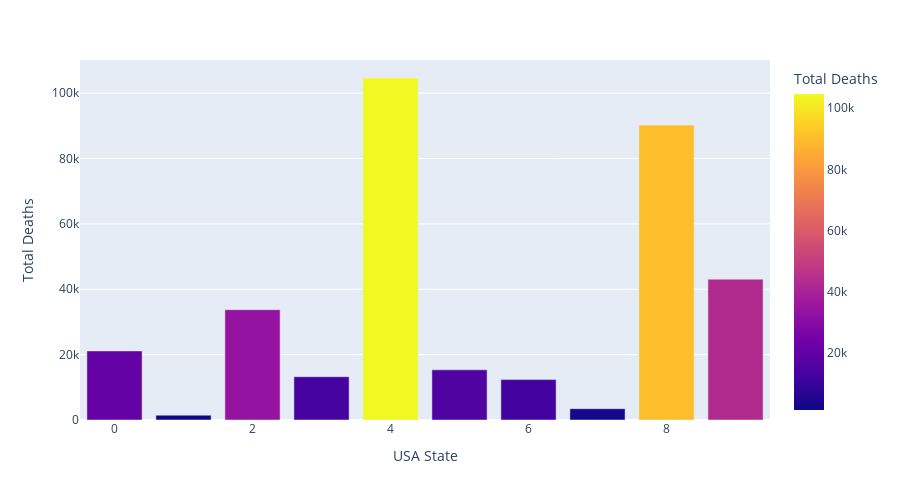

Notebook code cell kept with this figure:
### Code cell
# Active cases vs State
px.bar(df.head(10),x='USA State',y="Total Deaths",color='Total Deaths',height=500,hover_data=['USA State'])

### Figure 1 — Plotly figure (JSON) as saved in the notebook; plotly's stock layout.template omitted (floating-point values rounded to 4 significant figures)
{"data": [{"alignmentgroup": "True", "hovertemplate": "USA State=%{x}<br>Total Deaths=%{marker.color}<extra></extra>", "legendgroup": "", "marker": {"color": [21138, 1485, 33749, 13246, 104634, 15348, 12354, 3463, 90232, 43095], "coloraxis": "coloraxis", "pattern": {"shape": ""}}, "name": "", "offsetgroup": "", "orientation": "v", "showlegend": false, "textposition": "auto", "type": "bar", "x": [0, 1, 2, 3, 4, 5, 6, 7, 8, 9], "xaxis": "x", "y": [21138, 1485, 33749, 13246, 104634, 15348, 12354, 3463, 90232, 43095], "yaxis": "y"}], "layout": {"barmode": "relative", "coloraxis": {"colorbar": {"title": {"text": "Total Deaths"}}, "colorscale": [[0, "#0d0887"], [0.1111, "#46039f"], [0.2222, "#7201a8"], [0.3333, "#9c179e"], [0.4444, "#bd3786"], [0.5556, "#d8576b"], [0.6667, "#ed7953"], [0.7778, "#fb9f3a"], [0.8889, "#fdca26"], [1, "#f0f921"]]}, "height": 500, "legend": {"tracegroupgap": 0}, "margin": {"t": 60}, "xaxis": {"anchor": "y", "domain": [0, 1], "title": {"text": "USA State"}}, "yaxis": {"anchor": "x", "domain": [0, 1], "title": {"text": "Total Deaths"}}}}
